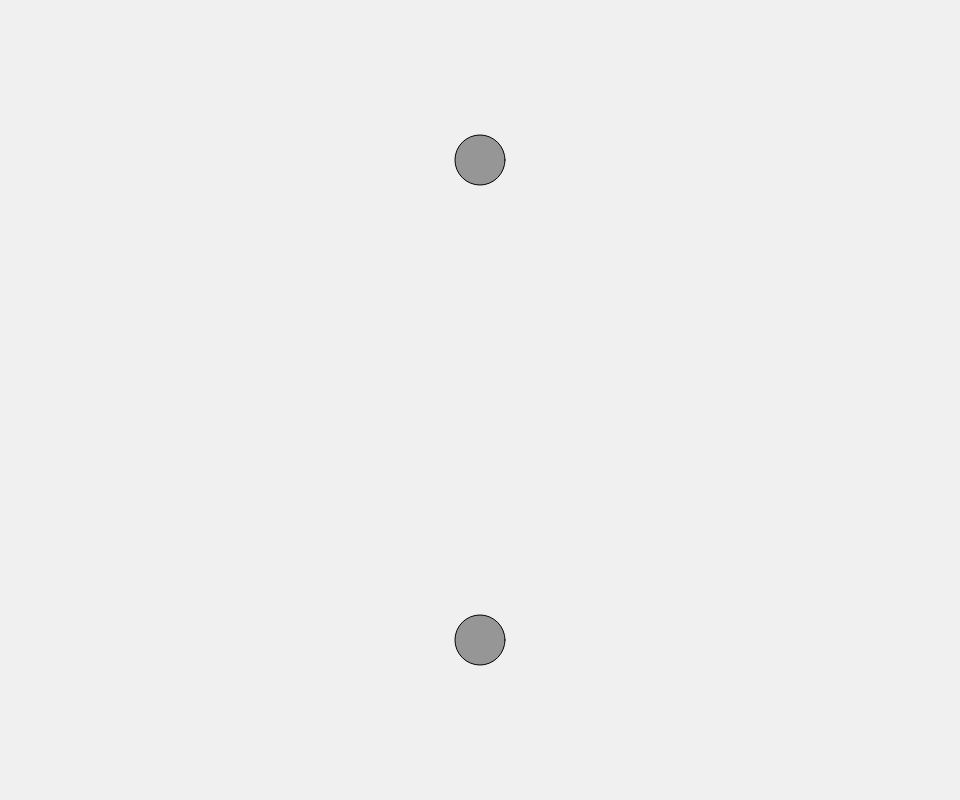
Frame 1 (no input)
Frame 60 (no input): identical to frame 1, image omitted
Frame 120 (the mouse pressed at the canvas centre since frame 60): identical to frame 1, image omitted

The p5.js sketch that drew this single still picture (run headless with seeded random() and noise() and a simulated clock; from frame 60 on, the mouse is pressed at the canvas centre):

// p5.js sketch
// ── sketch.js
let lsystem;
let x, y;
let dialog;
let context;
let npcBody;
let flag = false;
let dialogCode;
let parserMain;

let arrayA = ['white','brown','black','pink','grey','rainbow']
let arrayB = ['cat','dog','tiger','deer','monkey']
let arrayC = ['jump','run','hop']
  
let axiom = "The quick C K J over the lazy K.";
let rules = {"C": arrayA,"K": arrayB, "J": arrayC};

function setup() {
    createCanvas(windowWidth*0.8, windowHeight*0.8);

    strokeWeight(1);
    x = width/2;
    y = height*0.8;

    dialog = new dialogBox();
    npcBody = new npc();
    parserMain = new parser(rules);
}

function draw() {
	background(240);
	npcBody.setup();

	fill(150);
    let a = ellipse(x,y,50,50);

    if (!flag) {
    	if (keyIsDown(65)) x-=5;
        else if (keyIsDown(68)) x+=5;
      	if (keyIsDown(87)) y-=5;
        else if (keyIsDown(83)) y+=5;
    }

    if (abs(width/2 - x)<=70 && abs(height*0.2 - y)<=70 && keyIsDown(32)){
    	flag = true;
    	dialogCode = 1;
    }

    if (flag){
    	dialog.draw(npcBody.interact(dialogCode,parserMain.story(axiom)));
    	noLoop();
    }
    
}

function keyPressed() {
	if (flag) {
		if (keyCode == 89) {
			dialogCode ++;
			loop();
		} else if (keyCode == 78){
			dialogCode = -1;
    		flag = false;
    		loop();
    	}
	}
}

// ── dialog.js
class dialogBox{
	constructor() {
		this.w = width * 0.8;
		this.h = height * 0.25;
	}

	draw(textContent) {
		fill(255);
		rect(width*0.1, height*0.7,this.w, this.h, 10);
		fill(0);
		textSize(32);
		text(textContent, width*0.1+20, height*0.7 +20, this.w - 40,this.h - 40);
	}
}
// ── npc.js
class npc{
	constructor() {

	}

	setup() {
		fill(150);
    	ellipse(width/2,height*0.2,50,50);
	}

	interact(code,line) {
		if (code == 1){
			return "Hello, this is the Boring Bot. Would you like to hear some small story? \n\n(Y for yes, N for no.)"
		} else if (code > 1){
			return "Here is a piece of story.\n"+line+"\nWould you like to hear some more? \n\n(Y for yes, N for no.)"
		} else {
			return
		}
	}
}
// ── parser.js
class parser {
    constructor(rules) {
        this.rules = rules;
    }

    story(axiom) {
    	let s = axiom;

        let ns = "";
        // Iterate on every character of s expanding nonterminals
        for(let j = 0; j < s.length; j++) {
            // If the characte has a rule in the rules, it is
            // a nonterminal.
            if(s[j] in this.rules) {
                ns += this.rules[s[j]][Math.floor(Math.random() * this.rules[s[j]].length)];
            } else {
                ns += s[j];
            }
        }

        console.log(ns);
        s = ns;
        

    	return s;
    }
}
